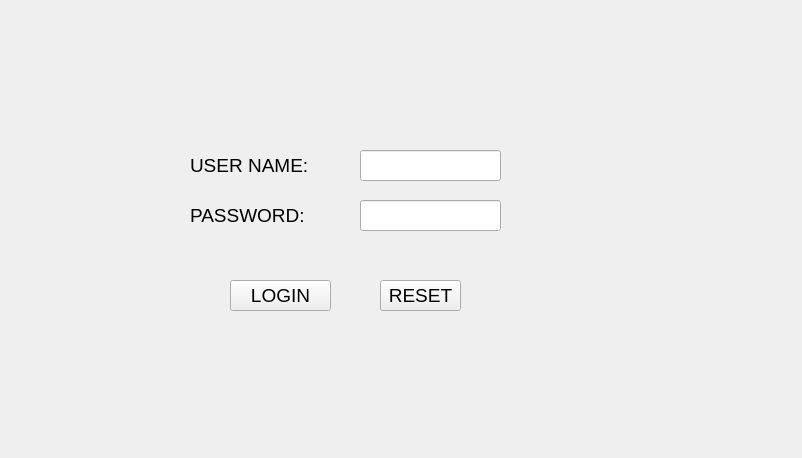
<?xml version="1.0" encoding="UTF-8"?>
<ui version="4.0">
 <class>Form</class>
 <widget class="QWidget" name="Form">
  <property name="geometry">
   <rect>
    <x>0</x>
    <y>0</y>
    <width>802</width>
    <height>458</height>
   </rect>
  </property>
  <property name="windowTitle">
   <string>Form</string>
  </property>
  <widget class="QLineEdit" name="lineEdit">
   <property name="geometry">
    <rect>
     <x>360</x>
     <y>150</y>
     <width>141</width>
     <height>31</height>
    </rect>
   </property>
  </widget>
  <widget class="QLineEdit" name="lineEdit_2">
   <property name="geometry">
    <rect>
     <x>360</x>
     <y>200</y>
     <width>141</width>
     <height>31</height>
    </rect>
   </property>
  </widget>
  <widget class="QLabel" name="label">
   <property name="geometry">
    <rect>
     <x>190</x>
     <y>150</y>
     <width>121</width>
     <height>31</height>
    </rect>
   </property>
   <property name="font">
    <font>
     <pointsize>14</pointsize>
    </font>
   </property>
   <property name="text">
    <string>USER NAME:</string>
   </property>
  </widget>
  <widget class="QLabel" name="label_2">
   <property name="geometry">
    <rect>
     <x>190</x>
     <y>200</y>
     <width>121</width>
     <height>31</height>
    </rect>
   </property>
   <property name="font">
    <font>
     <pointsize>14</pointsize>
    </font>
   </property>
   <property name="text">
    <string>PASSWORD:</string>
   </property>
  </widget>
  <widget class="QPushButton" name="pushButton">
   <property name="geometry">
    <rect>
     <x>230</x>
     <y>280</y>
     <width>101</width>
     <height>31</height>
    </rect>
   </property>
   <property name="font">
    <font>
     <pointsize>14</pointsize>
    </font>
   </property>
   <property name="text">
    <string>LOGIN</string>
   </property>
  </widget>
  <widget class="QPushButton" name="pushButton_2">
   <property name="geometry">
    <rect>
     <x>380</x>
     <y>280</y>
     <width>81</width>
     <height>31</height>
    </rect>
   </property>
   <property name="font">
    <font>
     <pointsize>14</pointsize>
    </font>
   </property>
   <property name="text">
    <string>RESET</string>
   </property>
  </widget>
 </widget>
 <resources/>
 <connections/>
</ui>
